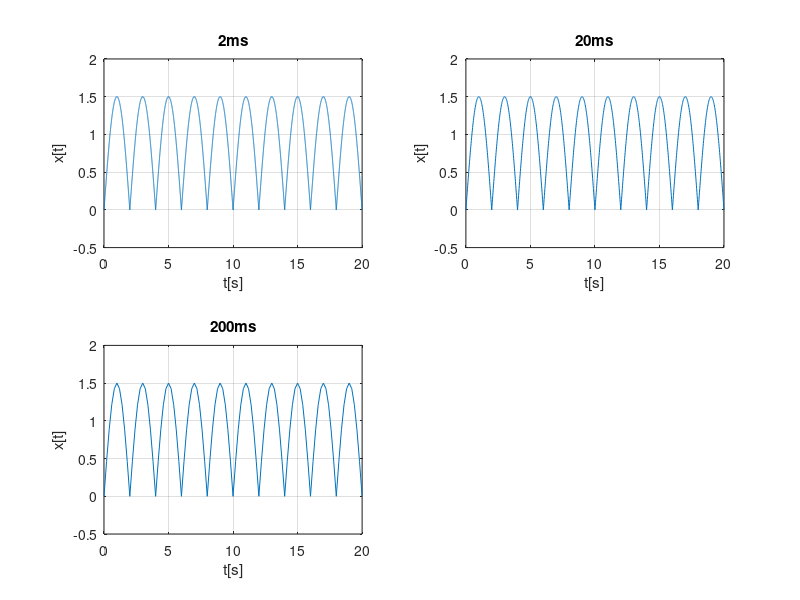

The MATLAB source for this figure:
%Tema_de_casa_EX5
%2ms
q=input('Cate perioade doriti sa fie reprezentate grafic?')%citesc de la tastatura o variabila in care sa stochez numarul de perioade pe care vrea sa le reprezint grafic
t=0:0.002:4*q;%rezolutia temporara.initial t este 0, pasul 0.002,si valoarea finala este data de 4(4 secunde pentru a reprezenta o perioada)inmultit cu cate perioade vreau sa reprezint
f=0.25;%f=1/T(Din cerinta T=4s)
w=2*pi*f;%pulsatia
a=1.5;%amplitudinea este 1.5(din cerinta)
x=abs(a*sin(w*t));%pentru ca semnalul sa aiba numai valori pozitive,am apelat functia abs care imi returneaza valoarea absoluta
subplot(221);%am impartit fereastra grafica in 4 miniferestre.Graficul urmator va fi reprezentat in minifereastra 1
plot(t,x),grid,xlabel('t[s]'),ylabel('x[t]'),title('2ms'),axis([0 4*q -0.5 2]);%reprezentare grafica


%20ms
q=input('Cate perioade doriti sa fie reprezentate grafic?')
t=0:0.02:4*q;%se schimba pasul in 0.02(20ms), in rest explicatiile sunt aceleasi ca mai sus
f=0.25;
w=2*pi*f;
a=1.5;
x=abs(a*sin(w*t));
subplot(222);
plot(t,x),grid,xlabel('t[s]'),ylabel('x[t]'),title('20ms'),axis([0 4*q -0.5 2]);

%200ms
q=input('Cate perioade doriti sa fie reprezentate grafic?')
t=0:0.2:4*q;%se schimba pasul in 0.2 (200ms), in rest explicatiile sunt aceleasi ca mai sus
f=0.25;
w=2*pi*f;
a=1.5;
x=abs(a*sin(w*t));
subplot(223);
plot(t,x),grid,xlabel('t[s]'),ylabel('x[t]'),title('200ms'),axis([0 4*q -0.5 2]);
